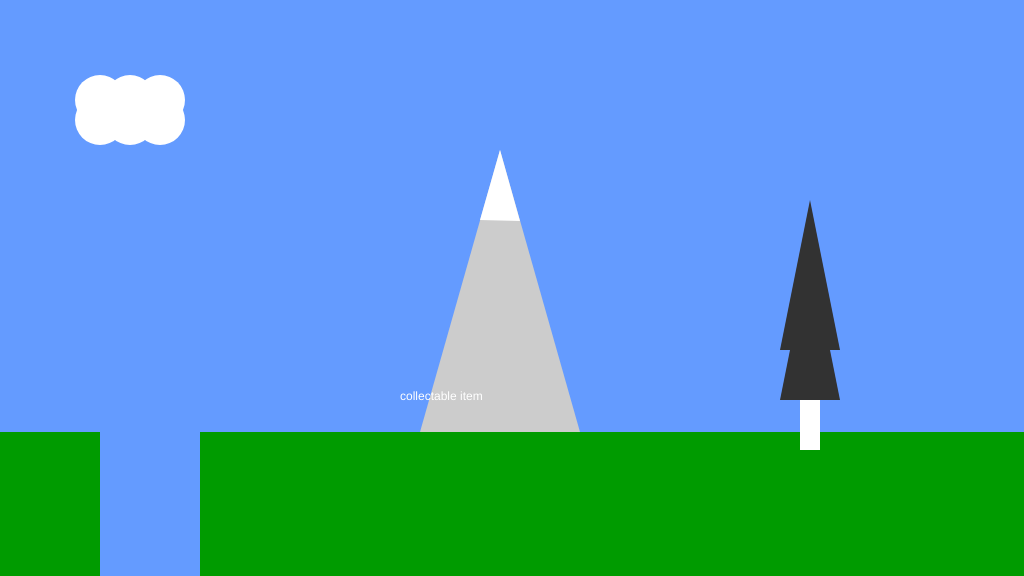
Frame 1 (no input)
Frame 60 (no input): identical to frame 1, image omitted
Frame 120 (the mouse pressed at the canvas centre since frame 60): identical to frame 1, image omitted

The p5.js sketch that drew this single still picture (run headless with seeded random() and noise() and a simulated clock; from frame 60 on, the mouse is pressed at the canvas centre):

// p5.js sketch
// ── sketch.js
/*

The Game Project

1 - Background Scenery

Use p5 drawing functions such as rect, ellipse, line, triangle and
point to draw the scenery as set out in the code comments. The items
should appear next to the text titles.

Each bit of scenery is worth two marks:

0 marks = not a reasonable attempt
1 mark = attempted but it's messy or lacks detail
2 marks = you've used several shape functions to create the scenery

I've given titles and chosen some base colours, but feel free to
imaginatively modify these and interpret the scenery titles loosely to
match your game theme.


WARNING: Do not get too carried away. If you're shape takes more than 5 lines
of code to draw then you've probably over done it.


*/

function setup()
{
	createCanvas(1024, 576);
}

function draw()
{
	background(100, 155, 255); //fill the sky blue

	noStroke();
	fill(0,155,0);
	rect(0, 432, 1024, 144); //draw some green ground
    
	//1. a cloud in the sky
	//... add your code here
    
	noStroke();
	fill(255);
	ellipse(100, 100, 50, 50);
    ellipse(130, 100, 50, 50);
    ellipse(160, 100, 50, 50);
    ellipse(100, 120, 50, 50);
    ellipse(130, 120, 50, 50);
    ellipse(160, 120, 50, 50);

	//2. a mountain in the distance
	//... add your code here

	noStroke();
    fill(204);
    triangle(420, 432, 580, 432, 500, 150);
    fill(255);
    triangle(480, 220, 520, 221, 500, 150);

	//3. a tree
	//... add your code here

	noStroke();
	fill(255);
	text("tree", 800, 346);
    rect(800, 400, 20, 50);
    fill(50, 50, 50);
    triangle(780, 400, 840, 400, 810, 250);
    triangle(780, 350, 840, 350, 810, 200);

	//4. a canyon
	//NB. the canyon should go from ground-level to the bottom of the screen

	//... add your code here

	noStroke();
	fill(255);
	text("canyon", 100, 480);
    fill(100, 155, 255);
    rect(100, 420, 100, 200);
    
    

	//5. a collectable token - eg. a jewel, fruit, coins
	//... add your code here

	noStroke();
	fill(255);
	text("collectable item", 400, 400);
}
